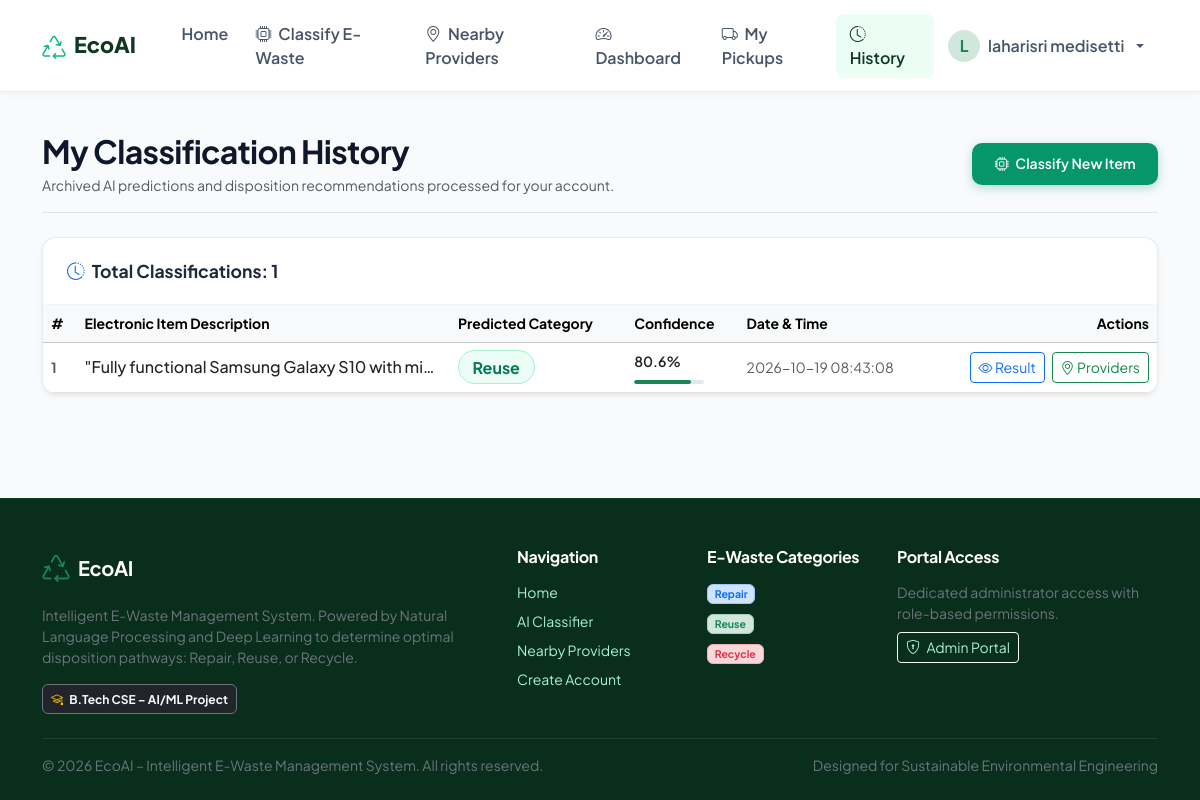
The app's page /history (signed in) with its own data.
### tables this page shows
CREATE TABLE predictions (
    id INTEGER PRIMARY KEY AUTOINCREMENT,
    user_id INTEGER NOT NULL,
    input_text TEXT NOT NULL,
    predicted_category_id INTEGER NOT NULL,
    confidence_score REAL DEFAULT 0.0,
    model_used TEXT DEFAULT 'NLP + Deep Learning Ensemble',
    nlp_prediction TEXT,
    dl_prediction TEXT,
    created_at TIMESTAMP DEFAULT CURRENT_TIMESTAMP,
    FOREIGN KEY (user_id) REFERENCES users (id) ON DELETE CASCADE,
    FOREIGN KEY (predicted_category_id) REFERENCES categories (id) ON DELETE RESTRICT
);

CREATE TABLE categories (
    id INTEGER PRIMARY KEY AUTOINCREMENT,
    category_name TEXT NOT NULL UNIQUE, -- 'Repair', 'Reuse', 'Recycle'
    description TEXT NOT NULL,
    badge_color TEXT NOT NULL DEFAULT 'success',
    icon TEXT NOT NULL DEFAULT 'bi-cpu'
);

### app.py (the view)
    @app.route('/history')
    @login_required
    def history():
        user_id = session['user_id']
        history_items = query_db("""
            SELECT p.id, p.input_text, p.predicted_category_id, p.confidence_score, p.created_at,
                   c.category_name, c.badge_color, c.icon
            FROM predictions p
            JOIN categories c ON p.predicted_category_id = c.id
            WHERE p.user_id = ?
            ORDER BY p.created_at DESC
        """, (user_id,))
        return render_template('history.html', history=history_items)

### database/db.py (called while the page is built)
def get_db_path():
    if current_app:
        return current_app.config.get('DATABASE', Config.DATABASE)
    return Config.DATABASE

def get_db(db_path=None):
    target_path = db_path or get_db_path()
    os.makedirs(os.path.dirname(os.path.abspath(target_path)), exist_ok=True)
    if current_app:
        if 'db' not in g or g.get('db_path') != target_path:
            g.db = sqlite3.connect(target_path, detect_types=sqlite3.PARSE_DECLTYPES)
            g.db.row_factory = sqlite3.Row
            g.db.execute("PRAGMA foreign_keys = ON;")
            g.db_path = target_path
        return g.db
    else:
        conn = sqlite3.connect(target_path, detect_types=sqlite3.PARSE_DECLTYPES)
        conn.row_factory = sqlite3.Row
        conn.execute("PRAGMA foreign_keys = ON;")
        return conn

def query_db(query, args=(), one=False, db_path=None):
    conn = get_db(db_path)
    cur = conn.cursor()
    cur.execute(query, args)
    rv = cur.fetchall()
    cur.close()
    if not current_app and db_path:
        conn.close()
    if rv:
        return (dict(rv[0])) if one else [dict(row) for row in rv]
    return None if one else []

### templates/history.html (shortened to what this page needs)
{% extends "base.html" %}
{% block content %}
<div class="container py-4">
    <div class="d-flex flex-column flex-md-row justify-content-between align-items-md-center gap-3 mb-4 pb-3 border-bottom">
        <div>
            <h2 class="fw-bold mb-1">My Classification History</h2>
            <p class="text-muted mb-0 small">
                Archived AI predictions and disposition recommendations processed for your account.
            </p>
        </div>
        <div>
            <a href="{{ url_for('classify') }}" class="btn btn-eco-primary btn-sm">
                <i class="bi bi-cpu me-1"></i> Classify New Item
            </a>
        </div>
    </div>
    <div class="eco-card shadow-sm overflow-hidden">
        <div class="eco-card-header d-flex justify-content-between align-items-center">
            <span><i class="bi bi-clock-history me-1 text-primary"></i> Total Classifications: {{ history|length }}</span>
        </div>
        <div class="eco-card-body p-0">
            {% if history %}
            <div class="table-responsive">
                <table class="table table-hover align-middle mb-0">
                    <thead class="table-light small">
                        <tr>
                            <th>#</th>
                            <th>Electronic Item Description</th>
                            <th>Predicted Category</th>
                            <th>Confidence</th>
                            <th>Date & Time</th>
                            <th class="text-end">Actions</th>
                        </tr>
                    </thead>
                    <tbody>
                        {% for item in history %}
                        <tr>
                            <td class="small fw-bold text-muted">{{ loop.index }}</td>
                            <td class="fw-medium text-dark" style="max-width: 320px;">
                                <div class="text-truncate" title="{{ item.input_text }}">
                                    "{{ item.input_text }}"
                                </div>
                            </td>
                            <td>
                                <span class="badge-cat-{{ item.category_name|lower }}">
                                    {{ item.category_name }}
                                </span>
                            </td>
                            <td>
                                <div class="small fw-semibold text-dark">
                                    {{ (item.confidence_score * 100)|round(1) }}%
                                </div>
                                <div class="confidence-meter" style="width: 70px; height: 4px; background: #e2e8f0;">
                                    <div class="confidence-fill bg-success" style="width: {{ (item.confidence_score * 100)|round(1) }}%;"></div>
                                </div>
                            </td>
                            <td class="small text-muted">
                                {{ item.created_at }}
                            </td>
                            <td class="text-end">
                                <a href="{{ url_for('view_result', prediction_id=item.id) }}" class="btn btn-sm btn-outline-primary py-1 px-2 me-1" title="View Full Result & Recommendation">
                                    <i class="bi bi-eye"></i> Result
                                </a>
                                <a href="{{ url_for('providers', category_id=item.predicted_category_id, prediction_id=item.id) }}" class="btn btn-sm btn-outline-success py-1 px-2" title="Find Providers">
                                    <i class="bi bi-geo-alt"></i> Providers
                                </a>
                            </td>
                        </tr>
                        {% endfor %}
                    </tbody>
                </table>
            </div>
            {% endif %}
        </div>
    </div>
</div>
{% endblock %}

### static/css/style.css (style rules this page uses)
:root { --eco-forest-dark: #0f3822; --eco-forest: #165b37; --eco-emerald: #10b981; --eco-emerald-dark: #059669; --eco-sage-light: #ecfdf5; --eco-sage-border: #a7f3d0; --eco-slate: #0f172a; --eco-muted: #64748b; --eco-bg: #f8fafc; --eco-card-bg: #ffffff; --eco-shadow-sm: 0 2px 4px rgba(15, 23, 42, 0.05); --eco-shadow-md: 0 4px 14px rgba(22, 91, 55, 0.08); --eco-shadow-lg: 0 10px 25px rgba(22, 91, 55, 0.12); --eco-radius: 14px; }
body { font-family: 'Plus Jakarta Sans', -apple-system, BlinkMacSystemFont, 'Segoe UI', Roboto, Helvetica, Arial, sans-serif; background-color: var(--eco-bg); color: #1e293b; min-height: 100vh; display: flex; flex-direction: column; }
h1, h2, h3, h4, h5, h6 { font-weight: 700; color: var(--eco-slate); letter-spacing: -0.02em; }
a { text-decoration: none; transition: all 0.2s ease-in-out; }
.btn-eco-primary { background: var(--eco-emerald-dark); color: #ffffff; font-weight: 600; border: none; padding: 0.65rem 1.4rem; border-radius: 10px; box-shadow: 0 3px 10px rgba(5, 150, 105, 0.3); transition: all 0.25s ease; }
.eco-card { background: var(--eco-card-bg); border: 1px solid rgba(226, 232, 240, 0.85); border-radius: var(--eco-radius); box-shadow: var(--eco-shadow-sm); transition: transform 0.25s ease, box-shadow 0.25s ease; overflow: hidden; }
.eco-card-header { padding: 1.25rem 1.5rem; background: transparent; border-bottom: 1px solid #f1f5f9; font-weight: 700; font-size: 1.1rem; }
.eco-card-body { padding: 1.5rem; }
.badge-cat-reuse { background-color: #ecfdf5; color: #047857; border: 1px solid #a7f3d0; font-weight: 700; padding: 0.35rem 0.85rem; border-radius: 50px; }
.confidence-meter { height: 8px; background: rgba(255, 255, 255, 0.25); border-radius: 10px; overflow: hidden; margin-top: 0.5rem; }
.confidence-fill { height: 100%; background: #ffffff; border-radius: 10px; transition: width 1s ease-in-out; }

### records on screen
predictions: input_text "Fully functional Samsung Galaxy S10 with mi…", category_name "Reuse", (item.confidence_score*100)|round(1) "80.6", created_at "2026-10-19 08:43:08"

### other values on screen
{{ session.get('user_name', 'U')[0]|upper }} "L"
{{ session.get('user_name') }} "laharisri medisetti"
{{ history|length }} "1"
